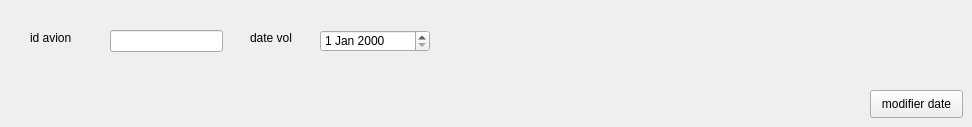
      <widget class="QWidget" name="tab_16">
       <attribute name="title">
        <string>Modifier vol</string>
       </attribute>
       <widget class="QPushButton" name="pushButton_22">
        <property name="geometry">
         <rect>
          <x>870</x>
          <y>90</y>
          <width>93</width>
          <height>28</height>
         </rect>
        </property>
        <property name="text">
         <string>modifier date</string>
        </property>
       </widget>
       <widget class="QLineEdit" name="lineEdit_23">
        <property name="geometry">
         <rect>
          <x>110</x>
          <y>30</y>
          <width>113</width>
          <height>22</height>
         </rect>
        </property>
       </widget>
       <widget class="QDateEdit" name="dateEdit_2">
        <property name="geometry">
         <rect>
          <x>320</x>
          <y>30</y>
          <width>110</width>
          <height>22</height>
         </rect>
        </property>
       </widget>
       <widget class="QLabel" name="label_33">
        <property name="geometry">
         <rect>
          <x>250</x>
          <y>30</y>
          <width>56</width>
          <height>16</height>
         </rect>
        </property>
        <property name="text">
         <string>date vol</string>
        </property>
       </widget>
       <widget class="QLabel" name="label_34">
        <property name="geometry">
         <rect>
          <x>30</x>
          <y>30</y>
          <width>56</width>
          <height>16</height>
         </rect>
        </property>
        <property name="text">
         <string>id avion</string>
        </property>
       </widget>
      </widget>
